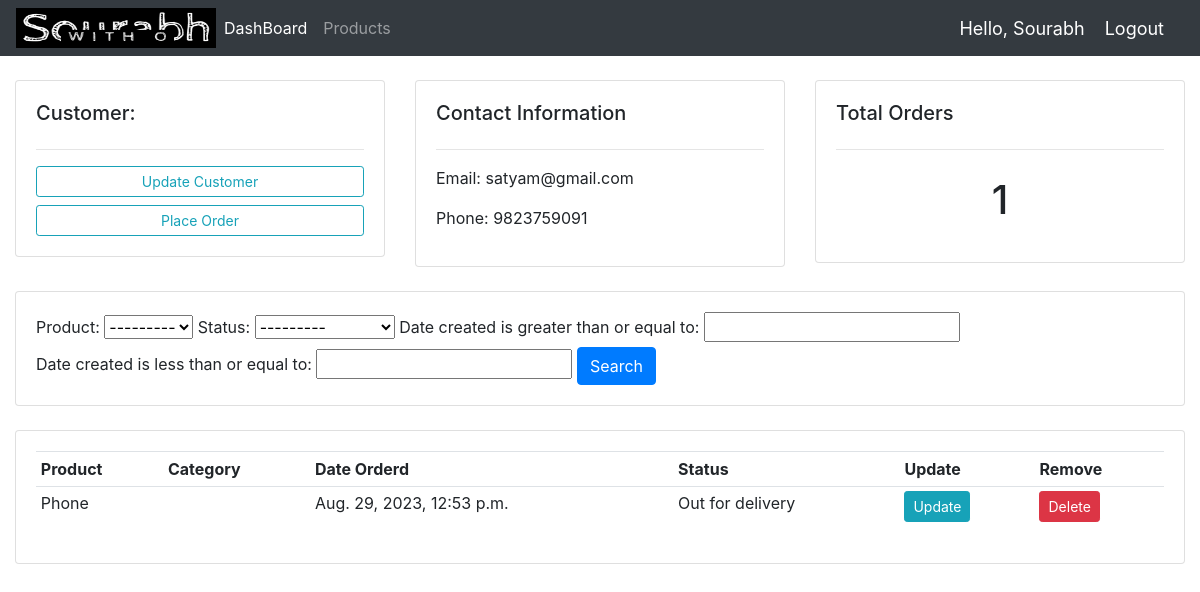
Page /customer/1 (signed in) on the committed database.
### accounts/models.py (models this page shows, shortened)
class Customer(models.Model):
    user = models.OneToOneField(User, null=True, blank=True, on_delete=models.CASCADE)
    name= models.CharField(max_length=200,null=True)
    phone=models.CharField(max_length=200,null=True)
    email=models.CharField(max_length=200,null=True)
    date_created=models.DateTimeField(auto_now_add=True,null=True)
    profile_pic = models.ImageField(default="profile1.png", null=True, blank=True)

class Order(models.Model):
    STATUS=(
        ('Pending','Pending'),
        ('Out for delivery','Out for delivery'),
        ('Delivered','Delivered'),
    )
    customer=models.ForeignKey(Customer,null=True,on_delete=models.CASCADE)
    product=models.ForeignKey(Product,null=True,on_delete=models.CASCADE)
    date_created=models.DateTimeField(auto_now_add=True,null=True)
    status=models.CharField(max_length=200,null=True,choices=STATUS)

class Product(models.Model):
    name=models.CharField(max_length=200,null=True)
    price=models.FloatField(null=True)
    description=models.CharField(max_length=200,null=True,blank=True)
    date_added=models.DateTimeField(auto_now_add=True,null=True)
    def __str__(self):
        return self.name

### accounts/decorators.py (the view)
		def wrapper_func(request, *args, **kwargs):
			group = None
			if request.user.groups.exists():
				group = request.user.groups.all()[0].name
			if group in allowed_roles:
				return view_func(request, *args, **kwargs)
			else:
				return HttpResponse('You are not authorized to view this page')

### accounts/views.py (called while the page is built)
@login_required(login_url='login')
@allowed_users(allowed_roles=['admin'])
def customer(request, pk):
	customer = Customer.objects.get(id=pk)
	orders = customer.order_set.all()
	order_count = orders.count()
	myFilter = OrderFilter(request.GET, queryset=orders)
	orders = myFilter.qs
	context = {'customer':customer, 'orders':orders, 'order_count':order_count,
	'myFilter':myFilter}
	return render(request, 'accounts/customer.html',context)

### accounts/templates/accounts/customer.html
{%  extends 'accounts/main.html' %}
{% block content %}
	<br>
<div class="row">
	<div class="col-md">
		<div class="card card-body">
			<h5>Customer:</h5>
			<hr>
			<a class="btn btn-outline-info  btn-sm btn-block" href="{% url 'update_customer' customer.id %}">Update Customer</a>
			<a class="btn btn-outline-info  btn-sm btn-block" href="{% url 'create_order' customer.id %}">Place Order</a>
		</div>
	</div>
	<div class="col-md">
		<div class="card card-body">
			<h5>Contact Information</h5>
			<hr>
			<p>Email: {{customer.email}}</p>
			<p>Phone: {{customer.phone}}</p>
		</div>
	</div>
	<div class="col-md">
		<div class="card card-body">
			<h5>Total Orders</h5>
			<hr>
			<h1 style="text-align: center;padding: 10px">{{order_count}}</h1>
		</div>
	</div>
</div>
<br>
<div class="row">
	<div class="col">
		<div class="card card-body">
			<form method="get">
				{{myFilter.form}}
		    <button class="btn btn-primary" type="submit">Search</button>
		  </form>
		</div>
	</div>
</div>
<br>
<div class="row">
	<div class="col-md">
		<div class="card card-body">
			<table class="table table-sm">
				<tr>
					<th>Product</th>
					<th>Category</th>
					<th>Date Orderd</th>
					<th>Status</th>
					<th>Update</th>
					<th>Remove</th>
				</tr>
				{% for order in orders %}
				<tr>
					<td>{{order.product}}</td>
					<td>{{order.product.category}}</td>
					<td>{{order.date_created}}</td>
					<td>{{order.status}}</td>
					<td><a class="btn btn-sm btn-info" href="{% url 'update_order' order.id %}">Update</a></td>
					<td><a class="btn btn-sm btn-danger" href="{% url 'delete_order' order.id %}">Delete</a></td>
				</tr>
				{% endfor %}
			</table>
		</div>
	</div>
</div>
{% endblock %}

### accounts/templates/accounts/navbar.html (shortened to what this page needs)
{%load static%}
<nav class="navbar navbar-expand-lg navbar-dark bg-dark">
    <a href="{% url 'home'%}"><img src="{% static '/images/logo.png'%}" width="200" height="40"/>
    <div class="collapse navbar-collapse" id="navbarNav">
      <ul class="navbar-nav">
        {% if request.user.is_staff %}
        <li class="nav-item active">
          <a class="nav-link" href="{% url 'home'%}">DashBoard<span class="sr-only">(current)</span></a>
        </li>
        <li class="nav-item">
          <a class="nav-link" href="{% url 'products'%}">Products</a>
        </li>
        {% endif %}
      </ul>
    </div>
    <span class="hello-msg">Hello, {{request.user}}</span>
  <span ><a  class="hello-msg" href="{% url 'logout' %}">Logout</a></span>
  </nav>

### accounts/templates/accounts/navbar.html (style rules this page uses)
.hello-msg { font-size: 18px; color: #fff; margin-right: 20px; }

### rows in the picture
Customer: email "satyam@gmail.com", phone "9823759091"
Order: product "Phone", date_created "Aug. 29, 2023, 12:53 p.m.", status "Out for delivery"

### other values in the picture
{{ request.user }} "Sourabh"
{{ order_count }} "1"
